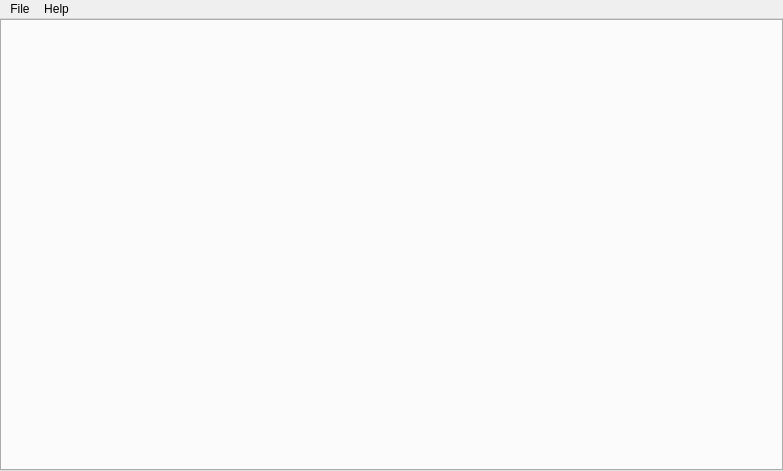
<?xml version="1.0" encoding="UTF-8"?>
<ui version="4.0">
 <class>extron_window</class>
 <widget class="QMainWindow" name="extron_window">
  <property name="geometry">
   <rect>
    <x>0</x>
    <y>0</y>
    <width>783</width>
    <height>471</height>
   </rect>
  </property>
  <property name="windowTitle">
   <string>Extron</string>
  </property>
  <property name="styleSheet">
   <string notr="true">QScrollArea
{
background-color: transparent;
}</string>
  </property>
  <property name="documentMode">
   <bool>false</bool>
  </property>
  <widget class="QWidget" name="core">
   <property name="sizePolicy">
    <sizepolicy hsizetype="Expanding" vsizetype="Expanding">
     <horstretch>0</horstretch>
     <verstretch>0</verstretch>
    </sizepolicy>
   </property>
   <layout class="QVBoxLayout" name="verticalLayout">
    <property name="spacing">
     <number>0</number>
    </property>
    <property name="leftMargin">
     <number>0</number>
    </property>
    <property name="topMargin">
     <number>0</number>
    </property>
    <property name="rightMargin">
     <number>0</number>
    </property>
    <property name="bottomMargin">
     <number>0</number>
    </property>
    <item>
     <widget class="QTabWidget" name="main_tabs"/>
    </item>
   </layout>
  </widget>
  <widget class="QMenuBar" name="menubar">
   <property name="geometry">
    <rect>
     <x>0</x>
     <y>0</y>
     <width>783</width>
     <height>22</height>
    </rect>
   </property>
   <widget class="QMenu" name="menu_about">
    <property name="title">
     <string>Help</string>
    </property>
    <addaction name="action_about"/>
   </widget>
   <widget class="QMenu" name="menuFile">
    <property name="title">
     <string>File</string>
    </property>
    <addaction name="action_file_open"/>
   </widget>
   <addaction name="menuFile"/>
   <addaction name="menu_about"/>
  </widget>
  <action name="action_about">
   <property name="text">
    <string>About</string>
   </property>
  </action>
  <action name="action_sound_test">
   <property name="text">
    <string>Test Sound</string>
   </property>
  </action>
  <action name="action_file_open">
   <property name="text">
    <string>Open...</string>
   </property>
  </action>
 </widget>
 <resources/>
 <connections>
  <connection>
   <sender>action_about</sender>
   <signal>triggered()</signal>
   <receiver>extron_window</receiver>
   <slot>uii_about()</slot>
   <hints>
    <hint type="sourcelabel">
     <x>-1</x>
     <y>-1</y>
    </hint>
    <hint type="destinationlabel">
     <x>388</x>
     <y>230</y>
    </hint>
   </hints>
  </connection>
  <connection>
   <sender>action_file_open</sender>
   <signal>triggered()</signal>
   <receiver>extron_window</receiver>
   <slot>uii_file_open()</slot>
   <hints>
    <hint type="sourcelabel">
     <x>-1</x>
     <y>-1</y>
    </hint>
    <hint type="destinationlabel">
     <x>388</x>
     <y>230</y>
    </hint>
   </hints>
  </connection>
 </connections>
 <slots>
  <slot>uii_about()</slot>
  <slot>uii_file_open()</slot>
 </slots>
</ui>
